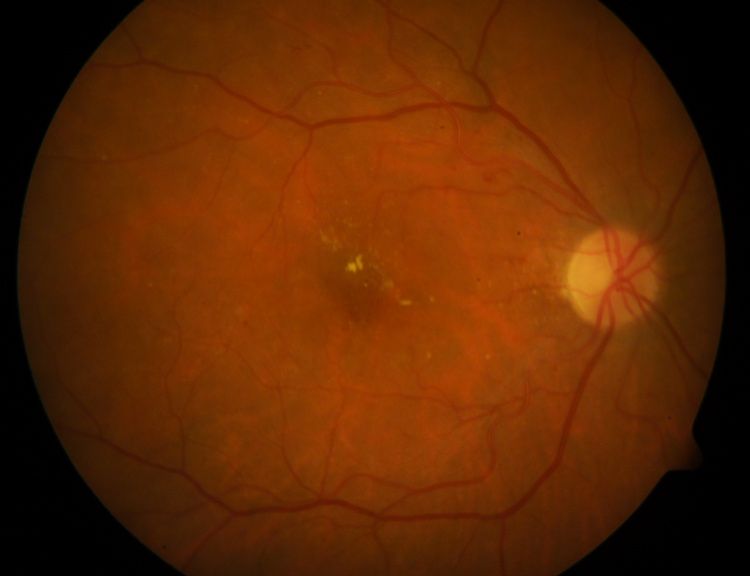
#> input picture dataset/data/image001.png, 1500 x 1152 px, found by its file name (shown at 1/2 size); its folder holds only this picture in this run
$ jupyter execute --allow-errors Untitled5.ipynb   (older library calls are emulated)
#> lines starting #> are read from the running program, lines starting #| are printed output that depends on the picture
[cell 1]
from PIL import Image
from sklearn import svm
import scipy
from math import sqrt,pi
from numpy import exp
from matplotlib import pyplot as plt
import numpy as np
import cv2
import pywt
import os

print('Imports done')

immatrix=[]
im_unpre = []
lenpath=len(list(os.listdir('C:/Users/G Harsh Vardhan/Desktop/Projects/diabetic retinopathy/dataset/data')))
print(lenpath)
for i in range(1,lenpath+1):
    img_pt = r'C:\Users\G Harsh Vardhan\Desktop\Projects\diabetic retinopathy\dataset\data\image'
    if i < 10:
        img_pt = img_pt + "00" + str(i) + ".png"
    else:
        img_pt = img_pt + "0" + str(i)+ ".png"

    img = cv2.imread(img_pt)
#> img is the input picture: shape (1152, 1500, 3); mean B, G, R 2.8, 40, 94.9
    #gray scale image
    img_gray = cv2.cvtColor(img, cv2.COLOR_BGR2GRAY)
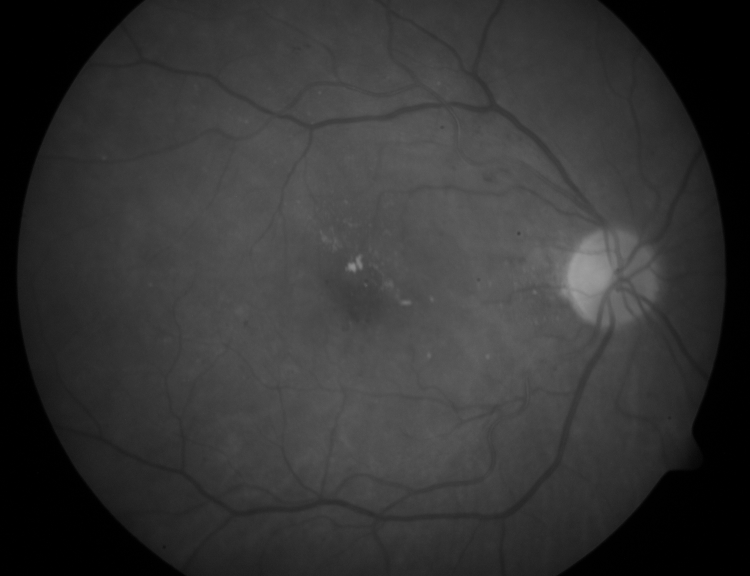
#> img_gray: shape (1152, 1500) (shown at 1/2 size); min 0, max 159, mean 52.2
    #equilize image
    equ = cv2.equalizeHist(img_gray)
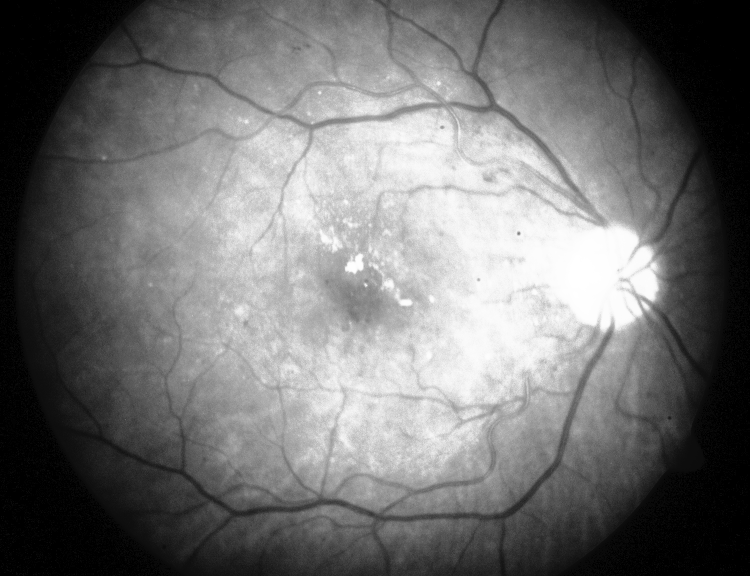
#> equ: shape (1152, 1500) (shown at 1/2 size); min 0, max 255, mean 112.8
    #append image binary data into immatrix
    immatrix.append(np.array(equ).flatten())

print('append done')

imm_dwt = []
for equ in immatrix:
    equ = equ.reshape((1152,1500))
    coeffs = pywt.dwt2(equ, 'haar')
    equ2 = pywt.idwt2(coeffs, 'haar')
    imm_dwt.append(np.array(equ2).flatten())
#> this loop made 1 pass
#> after the loop, imm_dwt = 1 item


def _filter_kernel_mf_fdog(L, sigma, t = 3, mf = True):
#> called with L = 20, sigma = 5, t = 3, mf = True
    dim_y = int(L)
    dim_x = 2 * int(t * sigma)
    arr = np.zeros((dim_y, dim_x), 'f')
#> arr: shape (20, 30) float32; every value is 0

    ctr_x = dim_x / 2
    ctr_y = int(dim_y / 2.)

    # an un-natural way to set elements of the array
    # to their x coordinate.
    # x's are actually columns, so the first dimension of the iterator is used
    it = np.nditer(arr, flags=['multi_index'])
    while not it.finished:
        arr[it.multi_index] = it.multi_index[1] - ctr_x
        it.iternext()
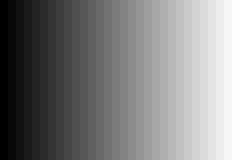
#> arr: shape (20, 30) float32 (shown 8 times larger); min -15, max 14, mean -0.5; drawn with min black and max white

    two_sigma_sq = 2 * sigma * sigma
    sqrt_w_pi_sigma = 1. / (sqrt(2 * pi) * sigma)
    if not mf:
        sqrt_w_pi_sigma = sqrt_w_pi_sigma / sigma ** 2

    #@vectorize(['float32(float32)'], target='cpu')
    def k_fun(x):
        return sqrt_w_pi_sigma * exp(-x * x / two_sigma_sq)

    #@vectorize(['float32(float32)'], target='cpu')
    def k_fun_derivative(x):
        return -x * sqrt_w_pi_sigma * exp(-x * x / two_sigma_sq)

    if mf:
        kernel = k_fun(arr)
        kernel = kernel - kernel.mean()
    else:
        kernel = k_fun_derivative(arr)

    # return the "convolution" kernel for filter2D
    return cv2.flip(kernel, -1)
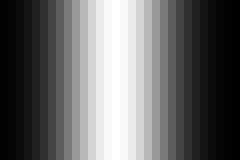
#> returned value: shape (20, 30) float32 (shown 8 times larger); min -0.0324, max 0.0465, mean 3.63e-09; drawn with min black and max white

# [17 lines left out: function show_images, not called in this run]


def gaussian_matched_filter_kernel(L, sigma, t = 3):
    #sixth function
    return _filter_kernel_mf_fdog(L, sigma, t, True)

#Creating a matched filter bank using the kernel generated from the above functions
def createMatchedFilterBank(K, n = 12):
#> called with n = 4
    rotate = 180 / n
    center = (K.shape[1] / 2, K.shape[0] / 2)
#> center = (15, 10)
    cur_rot = 0
    kernels = [K]

    for i in range(1, n):
        cur_rot += rotate
        r_mat = cv2.getRotationMatrix2D(center, cur_rot, 1)
        k = cv2.warpAffine(K, r_mat, (K.shape[1], K.shape[0]))
        kernels.append(k)
#> this loop made 3 passes
#> pass 1, in createMatchedFilterBank, `k = cv2.warpAffine(K, r_mat, (K.shape[1], K.shape[0]))`:
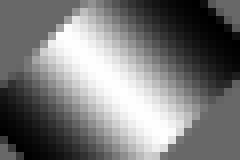
#> k: shape (20, 30) float32 (shown 8 times larger); min -0.032, max 0.0461, mean 0.00532; drawn with min black and max white
#> pass 3, in createMatchedFilterBank, `k = cv2.warpAffine(K, r_mat, (K.shape[1], K.shape[0]))`:
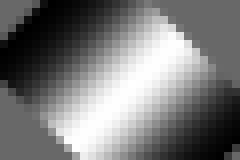
#> k: shape (20, 30) float32 (shown 8 times larger); min -0.032, max 0.0461, mean 0.00514; drawn with min black and max white
#> after the loop, cur_rot = 135; kernels = 4 items

    return kernels

#Given a filter bank, apply them and record maximum response

def applyFilters(im, kernels):

    images = np.array([cv2.filter2D(im, -1, k) for k in kernels])
    return np.max(images, 0)

#fourth funnction
gf = gaussian_matched_filter_kernel(20, 5)
#fifth funtion
bank_gf = createMatchedFilterBank(gf, 4)
#> bank_gf = 4 items

#training matrix
imm_gauss = []
for equ2 in imm_dwt:
    equ2 = equ2.reshape((1152,1500))
    #third funtion
    #applies filter on imm_dwt in which binary data of image is stored
    equ3 = applyFilters(equ2,bank_gf)
    #appending binary image after applying  filter
    imm_gauss.append(np.array(equ3).flatten())
#> after the loop, imm_gauss = 1 item


def createMatchedFilterBank():
    filters = []
    ksize = 31
    for theta in np.arange(0, np.pi, np.pi / 16):
        #to remove unwanted distortions GarborKernel is used
        kern = cv2.getGaborKernel((ksize, ksize), 6, theta,12, 0.37, 0, ktype=cv2.CV_32F)
        kern /= 1.5*kern.sum()
        filters.append(kern)
#> this loop made 16 passes
#> theta on passes 2 to 13: 0.196, 0.393, 0.589, 0.785, 0.982, 1.18, 1.37, 1.57, 1.77, 1.96, 2.16, 2.36
#> pass 1, in createMatchedFilterBank, `kern = cv2.getGaborKernel((ksize, ksize), 6, theta,12, 0.37, 0, ktype=..`:
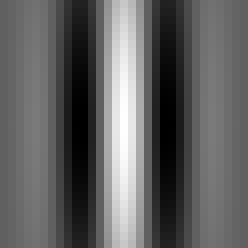
#> kern: shape (31, 31) float32 (shown 8 times larger); min -0.612, max 1, mean 0.00565; drawn with min black and max white
#> after the loop:
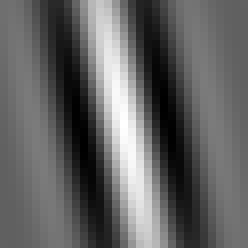
#> kern: shape (31, 31) float32 (shown 8 times larger); min -0.1, max 0.159, mean 0.000694; drawn with min black and max white
#> after the loop, filters = 16 items
    return filters

def applyFilters(im, kernels):
    images = np.array([cv2.filter2D(im, -1, k) for k in kernels])
    return np.max(images, 0)

#first function
bank_gf = createMatchedFilterBank()
#> bank_gf = 16 items

imm_gauss2 = []
for equ2 in imm_dwt:
    equ2 = equ2.reshape((1152,1500))
    #second function
    equ3 = applyFilters(equ2,bank_gf)
    imm_gauss2.append(np.array(equ3).flatten())
#> this loop made 1 pass
#> pass 1, `equ3 = applyFilters(equ2,bank_gf)`:
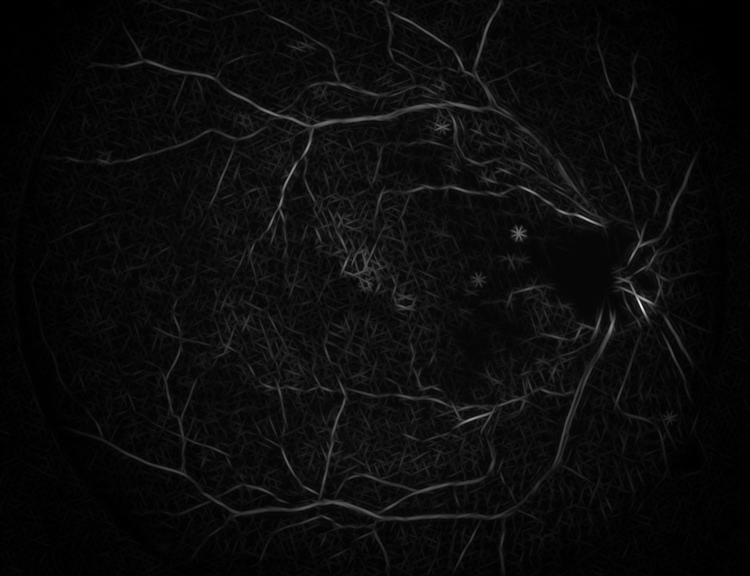
#> equ3: shape (1152, 1500) float64 (shown at 1/2 size); min -0.346, max 7229.4, mean 329.3; drawn with min black and max white
#> after the loop, imm_gauss2 = 1 item


e_ = equ3
np.shape(e_)
e_=e_.reshape((-1,3))
np.shape(e_)


img = equ3
Z = img.reshape((-1,3))

Z = np.float32(Z)

k=cv2.KMEANS_PP_CENTERS


criteria = (cv2.TERM_CRITERIA_EPS + cv2.TERM_CRITERIA_MAX_ITER, 10, 1.0)
K = 2
#kmeans clustering
#kmeans(data,k no of clusters,criteria,attempts,flags)
ret,label,center=cv2.kmeans(Z,K,None,criteria,10,k)
#> ret = 8.66e+10; center = [[247.9, 245.3, 247.8], [1075.1, 1099.7, 1075.7]]


center = np.uint8(center)
#> center = [[247, 245, 247], [51, 75, 51]]
res = center[label.flatten()]
res2 = res.reshape((img.shape))
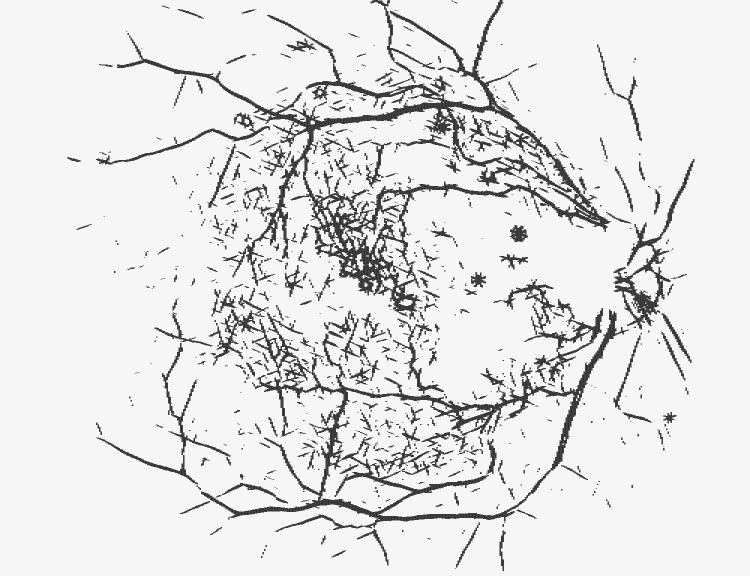
#> res2: shape (1152, 1500) (shown at 1/2 size); min 51, max 247, mean 227.9


imm_kmean = []
for equ3 in imm_gauss2:
    img = equ3.reshape((1152,1500))
    Z = img.reshape((-1,3))

    Z = np.float32(Z)

    k=cv2.KMEANS_PP_CENTERS


    criteria = (cv2.TERM_CRITERIA_EPS + cv2.TERM_CRITERIA_MAX_ITER, 10, 1.0)
    K = 2
    ret,label,center=cv2.kmeans(Z,K,None,criteria,10,k)

    center = np.uint8(center)
    res = center[label.flatten()]
    res2 = res.reshape((img.shape))
    imm_kmean.append(np.array(res2).flatten())
#> this loop made 1 pass
#> (k, criteria, K, ret, center) on pass 1: (2, (3, 10, 1), 2, 8.66e+10, [[248, 246, 248], [57, 82, 58]])
#> after the loop, imm_kmean = 1 item


for i in range(lenpath):
    np.shape(imm_kmean)
    plt.imshow(imm_kmean[i].reshape((1152,1500)),cmap="gray")
    plt.show()

[cell 2]
from sklearn.svm import SVC
clf = SVC()
Y = np.ones(20)
#> Y = 20 values from 1 to 1
Y[1]=Y[5]=Y[7]=Y[17]=Y[6]=0

#> (the rest of this cell did not finish here and is left out)
